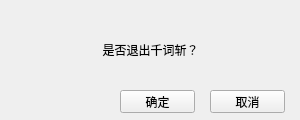
<?xml version="1.0" encoding="UTF-8"?>
<ui version="4.0">
 <class>Q_CheckExit</class>
 <widget class="QWidget" name="Q_CheckExit">
  <property name="geometry">
   <rect>
    <x>0</x>
    <y>0</y>
    <width>300</width>
    <height>120</height>
   </rect>
  </property>
  <property name="focusPolicy">
   <enum>Qt::NoFocus</enum>
  </property>
  <property name="contextMenuPolicy">
   <enum>Qt::DefaultContextMenu</enum>
  </property>
  <property name="windowTitle">
   <string>千词斩 Version 1.0</string>
  </property>
  <widget class="QPushButton" name="button_Yes">
   <property name="geometry">
    <rect>
     <x>120</x>
     <y>90</y>
     <width>75</width>
     <height>23</height>
    </rect>
   </property>
   <property name="text">
    <string>确定</string>
   </property>
  </widget>
  <widget class="QPushButton" name="button_No">
   <property name="geometry">
    <rect>
     <x>210</x>
     <y>90</y>
     <width>75</width>
     <height>23</height>
    </rect>
   </property>
   <property name="text">
    <string>取消</string>
   </property>
  </widget>
  <widget class="QLabel" name="label">
   <property name="geometry">
    <rect>
     <x>0</x>
     <y>30</y>
     <width>301</width>
     <height>40</height>
    </rect>
   </property>
   <property name="text">
    <string>是否退出千词斩？</string>
   </property>
   <property name="alignment">
    <set>Qt::AlignCenter</set>
   </property>
  </widget>
 </widget>
 <layoutdefault spacing="6" margin="11"/>
 <resources/>
 <connections/>
</ui>
